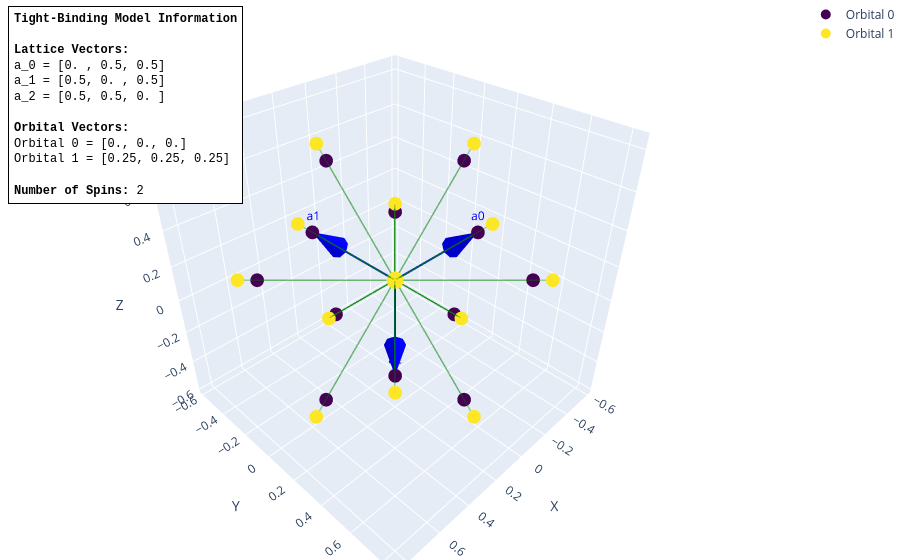

Notebook code cell kept with this figure:
### Code cell
t = 1.0      # spin-independent first-neighbor hop
dt = 0.4     # modification to t for (111) bond
soc = 0.125  # spin-dependent second-neighbor hop

my_model = set_model(t, dt, soc)
print(my_model)
my_model.visualize_3d().show()

### Figure 1 — Plotly figure (JSON) as saved in the notebook; plotly's stock layout.template omitted (floating-point values rounded to 4 significant figures)
{"data": [{"hoverinfo": "none", "line": {"color": "blue", "width": 4}, "mode": "lines", "showlegend": false, "type": "scatter3d", "x": [0.0, 0.0], "y": [0.0, 0.5], "z": [0.0, 0.5]}, {"anchor": "tip", "colorscale": [[0, "blue"], [1, "blue"]], "name": "a0", "showscale": false, "sizemode": "absolute", "sizeref": 0.2, "type": "cone", "u": [0.0], "v": [0.7071], "w": [0.7071], "x": [0.0], "y": [0.5], "z": [0.5]}, {"hoverinfo": "none", "mode": "text", "showlegend": false, "text": ["a0"], "textfont": {"color": "blue", "size": 12}, "textposition": "top center", "type": "scatter3d", "x": [0.0], "y": [0.5], "z": [0.5]}, {"hoverinfo": "none", "line": {"color": "blue", "width": 4}, "mode": "lines", "showlegend": false, "type": "scatter3d", "x": [0.0, 0.5], "y": [0.0, 0.0], "z": [0.0, 0.5]}, {"anchor": "tip", "colorscale": [[0, "blue"], [1, "blue"]], "name": "a1", "showscale": false, "sizemode": "absolute", "sizeref": 0.2, "type": "cone", "u": [0.7071], "v": [0.0], "w": [0.7071], "x": [0.5], "y": [0.0], "z": [0.5]}, {"hoverinfo": "none", "mode": "text", "showlegend": false, "text": ["a1"], "textfont": {"color": "blue", "size": 12}, "textposition": "top center", "type": "scatter3d", "x": [0.5], "y": [0.0], "z": [0.5]}, {"hoverinfo": "none", "line": {"color": "blue", "width": 4}, "mode": "lines", "showlegend": false, "type": "scatter3d", "x": [0.0, 0.5], "y": [0.0, 0.5], "z": [0.0, 0.0]}, {"anchor": "tip", "colorscale": [[0, "blue"], [1, "blue"]], "name": "a2", "showscale": false, "sizemode": "absolute", "sizeref": 0.2, "type": "cone", "u": [0.7071], "v": [0.7071], "w": [0.0], "x": [0.5], "y": [0.5], "z": [0.0]}, {"hoverinfo": "none", "mode": "text", "showlegend": false, "text": ["a2"], "textfont": {"color": "blue", "size": 12}, "textposition": "top center", "type": "scatter3d", "x": [0.5], "y": [0.5], "z": [0.0]}, {"hoverinfo": "text", "marker": {"color": "#440154", "size": 10}, "mode": "markers", "name": "Orbital 0", "text": ["Orbital 0, Onsite Energy = 0"], "type": "scatter3d", "x": [0.0], "y": [0.0], "z": [0.0]}, {"hoverinfo": "text", "marker": {"color": "#fde725", "size": 10}, "mode": "markers", "name": "Orbital 1", "text": ["Orbital 1, Onsite Energy = 0"], "type": "scatter3d", "x": [0.25], "y": [0.25], "z": [0.25]}, {"hoverinfo": "text", "marker": {"color": "#440154", "size": 8}, "mode": "markers", "name": "", "showlegend": false, "text": ["Orbital 0, \n Onsite Energy: 0"], "type": "scatter3d", "x": [0.0], "y": [0.0], "z": [0.0]}, {"hoverinfo": "text", "marker": {"color": "#fde725", "size": 8}, "mode": "markers", "name": "", "showlegend": false, "text": ["Orbital 1, onsite energy: 0"], "type": "scatter3d", "x": [0.25], "y": [-0.25], "z": [-0.25]}, {"hoverinfo": "text", "marker": {"color": "#440154", "size": 8}, "mode": "markers", "name": "", "showlegend": false, "text": ["Orbital 0, \n Onsite Energy: 0"], "type": "scatter3d", "x": [0.0], "y": [0.5], "z": [0.5]}, {"hoverinfo": "text", "marker": {"color": "#fde725", "size": 8}, "mode": "markers", "name": "", "showlegend": false, "text": ["Orbital 1, onsite energy: 0"], "type": "scatter3d", "x": [0.25], "y": [0.25], "z": [0.25]}, {"hoverinfo": "text", "marker": {"color": "#440154", "size": 8}, "mode": "markers", "name": "", "showlegend": false, "text": ["Orbital 0, \n Onsite Energy: 0"], "type": "scatter3d", "x": [0.0], "y": [0.0], "z": [0.0]}, {"hoverinfo": "text", "marker": {"color": "#fde725", "size": 8}, "mode": "markers", "name": "", "showlegend": false, "text": ["Orbital 1, onsite energy: 0"], "type": "scatter3d", "x": [-0.25], "y": [0.25], "z": [-0.25]}, {"hoverinfo": "text", "marker": {"color": "#440154", "size": 8}, "mode": "markers", "name": "", "showlegend": false, "text": ["Orbital 0, \n Onsite Energy: 0"], "type": "scatter3d", "x": [0.5], "y": [0.0], "z": [0.5]}, {"hoverinfo": "text", "marker": {"color": "#fde725", "size": 8}, "mode": "markers", "name": "", "showlegend": false, "text": ["Orbital 1, onsite energy: 0"], "type": "scatter3d", "x": [0.25], "y": [0.25], "z": [0.25]}, {"hoverinfo": "text", "marker": {"color": "#440154", "size": 8}, "mode": "markers", "name": "", "showlegend": false, "text": ["Orbital 0, \n Onsite Energy: 0"], "type": "scatter3d", "x": [0.0], "y": [0.0], "z": [0.0]}, {"hoverinfo": "text", "marker": {"color": "#fde725", "size": 8}, "mode": "markers", "name": "", "showlegend": false, "text": ["Orbital 1, onsite energy: 0"], "type": "scatter3d", "x": [-0.25], "y": [-0.25], "z": [0.25]}, {"hoverinfo": "text", "marker": {"color": "#440154", "size": 8}, "mode": "markers", "name": "", "showlegend": false, "text": ["Orbital 0, \n Onsite Energy: 0"], "type": "scatter3d", "x": [0.5], "y": [0.5], "z": [0.0]}, {"hoverinfo": "text", "marker": {"color": "#fde725", "size": 8}, "mode": "markers", "name": "", "showlegend": false, "text": ["Orbital 1, onsite energy: 0"], "type": "scatter3d", "x": [0.25], "y": [0.25], "z": [0.25]}, {"hoverinfo": "text", "marker": {"color": "#440154", "size": 8}, "mode": "markers", "name": "", "showlegend": false, "text": ["Orbital 0, \n Onsite Energy: 0"], "type": "scatter3d", "x": [0.0], "y": [0.0], "z": [0.0]}, {"hoverinfo": "text", "marker": {"color": "#440154", "size": 8}, "mode": "markers", "name": "", "showlegend": false, "text": ["Orbital 0, onsite energy: 0"], "type": "scatter3d", "x": [0.0], "y": [0.5], "z": [0.5]}, {"hoverinfo": "text", "marker": {"color": "#440154", "size": 8}, "mode": "markers", "name": "", "showlegend": false, "text": ["Orbital 0, \n Onsite Energy: 0"], "type": "scatter3d", "x": [0.0], "y": [-0.5], "z": [-0.5]}, {"hoverinfo": "text", "marker": {"color": "#440154", "size": 8}, "mode": "markers", "name": "", "showlegend": false, "text": ["Orbital 0, onsite energy: 0"], "type": "scatter3d", "x": [0.0], "y": [0.0], "z": [0.0]}, {"hoverinfo": "text", "marker": {"color": "#fde725", "size": 8}, "mode": "markers", "name": "", "showlegend": false, "text": ["Orbital 1, \n Onsite Energy: 0"], "type": "scatter3d", "x": [0.25], "y": [0.25], "z": [0.25]}, {"hoverinfo": "text", "marker": {"color": "#fde725", "size": 8}, "mode": "markers", "name": "", "showlegend": false, "text": ["Orbital 1, onsite energy: 0"], "type": "scatter3d", "x": [0.25], "y": [0.75], "z": [0.75]}, {"hoverinfo": "text", "marker": {"color": "#fde725", "size": 8}, "mode": "markers", "name": "", "showlegend": false, "text": ["Orbital 1, \n Onsite Energy: 0"], "type": "scatter3d", "x": [0.25], "y": [-0.25], "z": [-0.25]}, {"hoverinfo": "text", "marker": {"color": "#fde725", "size": 8}, "mode": "markers", "name": "", "showlegend": false, "text": ["Orbital 1, onsite energy: 0"], "type": "scatter3d", "x": [0.25], "y": [0.25], "z": [0.25]}, {"hoverinfo": "text", "marker": {"color": "#440154", "size": 8}, "mode": "markers", "name": "", "showlegend": false, "text": ["Orbital 0, \n Onsite Energy: 0"], "type": "scatter3d", "x": [0.0], "y": [0.0], "z": [0.0]}, {"hoverinfo": "text", "marker": {"color": "#440154", "size": 8}, "mode": "markers", "name": "", "showlegend": false, "text": ["Orbital 0, onsite energy: 0"], "type": "scatter3d", "x": [0.5], "y": [0.0], "z": [0.5]}, {"hoverinfo": "text", "marker": {"color": "#440154", "size": 8}, "mode": "markers", "name": "", "showlegend": false, "text": ["Orbital 0, \n Onsite Energy: 0"], "type": "scatter3d", "x": [-0.5], "y": [0.0], "z": [-0.5]}, {"hoverinfo": "text", "marker": {"color": "#440154", "size": 8}, "mode": "markers", "name": "", "showlegend": false, "text": ["Orbital 0, onsite energy: 0"], "type": "scatter3d", "x": [0.0], "y": [0.0], "z": [0.0]}, {"hoverinfo": "text", "marker": {"color": "#fde725", "size": 8}, "mode": "markers", "name": "", "showlegend": false, "text": ["Orbital 1, \n Onsite Energy: 0"], "type": "scatter3d", "x": [0.25], "y": [0.25], "z": [0.25]}, {"hoverinfo": "text", "marker": {"color": "#fde725", "size": 8}, "mode": "markers", "name": "", "showlegend": false, "text": ["Orbital 1, onsite energy: 0"], "type": "scatter3d", "x": [0.75], "y": [0.25], "z": [0.75]}, {"hoverinfo": "text", "marker": {"color": "#fde725", "size": 8}, "mode": "markers", "name": "", "showlegend": false, "text": ["Orbital 1, \n Onsite Energy: 0"], "type": "scatter3d", "x": [-0.25], "y": [0.25], "z": [-0.25]}, {"hoverinfo": "text", "marker": {"color": "#fde725", "size": 8}, "mode": "markers", "name": "", "showlegend": false, "text": ["Orbital 1, onsite energy: 0"], "type": "scatter3d", "x": [0.25], "y": [0.25], "z": [0.25]}, {"hoverinfo": "text", "marker": {"color": "#440154", "size": 8}, "mode": "markers", "name": "", "showlegend": false, "text": ["Orbital 0, \n Onsite Energy: 0"], "type": "scatter3d", "x": [0.0], "y": [0.0], "z": [0.0]}, {"hoverinfo": "text", "marker": {"color": "#440154", "size": 8}, "mode": "markers", "name": "", "showlegend": false, "text": ["Orbital 0, onsite energy: 0"], "type": "scatter3d", "x": [0.5], "y": [0.5], "z": [0.0]}, {"hoverinfo": "text", "marker": {"color": "#440154", "size": 8}, "mode": "markers", "name": "", "showlegend": false, "text": ["Orbital 0, \n Onsite Energy: 0"], "type": "scatter3d", "x": [-0.5], "y": [-0.5], "z": [0.0]}, {"hoverinfo": "text", "marker": {"color": "#440154", "size": 8}, "mode": "markers", "name": "", "showlegend": false, "text": ["Orbital 0, onsite energy: 0"], "type": "scatter3d", "x": [0.0], "y": [0.0], "z": [0.0]}, {"hoverinfo": "text", "marker": {"color": "#fde725", "size": 8}, "mode": "markers", "name": "", "showlegend": false, "text": ["Orbital 1, \n Onsite Energy: 0"], "type": "scatter3d", "x": [0.25], "y": [0.25], "z": [0.25]}, {"hoverinfo": "text", "marker": {"color": "#fde725", "size": 8}, "mode": "markers", "name": "", "showlegend": false, "text": ["Orbital 1, onsite energy: 0"], "type": "scatter3d", "x": [0.75], "y": [0.75], "z": [0.25]}, {"hoverinfo": "text", "marker": {"color": "#fde725", "size": 8}, "mode": "markers", "name": "", "showlegend": false, "text": ["Orbital 1, \n Onsite Energy: 0"], "type": "scatter3d", "x": [-0.25], "y": [-0.25], "z": [0.25]}, {"hoverinfo": "text", "marker": {"color": "#fde725", "size": 8}, "mode": "markers", "name": "", "showlegend": false, "text": ["Orbital 1, onsite energy: 0"], "type": "scatter3d", "x": [0.25], "y": [0.25], "z": [0.25]}, {"hoverinfo": "text", "marker": {"color": "#440154", "size": 8}, "mode": "markers", "name": "", "showlegend": false, "text": ["Orbital 0, \n Onsite Energy: 0"], "type": "scatter3d", "x": [0.0], "y": [0.0], "z": [0.0]}, {"hoverinfo": "text", "marker": {"color": "#440154", "size": 8}, "mode": "markers", "name": "", "showlegend": false, "text": ["Orbital 0, onsite energy: 0"], "type": "scatter3d", "x": [0.5], "y": [-0.5], "z": [0.0]}, {"hoverinfo": "text", "marker": {"color": "#440154", "size": 8}, "mode": "markers", "name": "", "showlegend": false, "text": ["Orbital 0, \n Onsite Energy: 0"], "type": "scatter3d", "x": [-0.5], "y": [0.5], "z": [0.0]}, {"hoverinfo": "text", "marker": {"color": "#440154", "size": 8}, "mode": "markers", "name": "", "showlegend": false, "text": ["Orbital 0, onsite energy: 0"], "type": "scatter3d", "x": [0.0], "y": [0.0], "z": [0.0]}, {"hoverinfo": "text", "marker": {"color": "#fde725", "size": 8}, "mode": "markers", "name": "", "showlegend": false, "text": ["Orbital 1, \n Onsite Energy: 0"], "type": "scatter3d", "x": [0.25], "y": [0.25], "z": [0.25]}, {"hoverinfo": "text", "marker": {"color": "#fde725", "size": 8}, "mode": "markers", "name": "", "showlegend": false, "text": ["Orbital 1, onsite energy: 0"], "type": "scatter3d", "x": [0.75], "y": [-0.25], "z": [0.25]}, {"hoverinfo": "text", "marker": {"color": "#fde725", "size": 8}, "mode": "markers", "name": "", "showlegend": false, "text": ["Orbital 1, \n Onsite Energy: 0"], "type": "scatter3d", "x": [-0.25], "y": [0.75], "z": [0.25]}, {"hoverinfo": "text", "marker": {"color": "#fde725", "size": 8}, "mode": "markers", "name": "", "showlegend": false, "text": ["Orbital 1, onsite energy: 0"], "type": "scatter3d", "x": [0.25], "y": [0.25], "z": [0.25]}, {"hoverinfo": "text", "marker": {"color": "#440154", "size": 8}, "mode": "markers", "name": "", "showlegend": false, "text": ["Orbital 0, \n Onsite Energy: 0"], "type": "scatter3d", "x": [0.0], "y": [0.0], "z": [0.0]}, {"hoverinfo": "text", "marker": {"color": "#440154", "size": 8}, "mode": "markers", "name": "", "showlegend": false, "text": ["Orbital 0, onsite energy: 0"], "type": "scatter3d", "x": [0.0], "y": [0.5], "z": [-0.5]}, {"hoverinfo": "text", "marker": {"color": "#440154", "size": 8}, "mode": "markers", "name": "", "showlegend": false, "text": ["Orbital 0, \n Onsite Energy: 0"], "type": "scatter3d", "x": [0.0], "y": [-0.5], "z": [0.5]}, {"hoverinfo": "text", "marker": {"color": "#440154", "size": 8}, "mode": "markers", "name": "", "showlegend": false, "text": ["Orbital 0, onsite energy: 0"], "type": "scatter3d", "x": [0.0], "y": [0.0], "z": [0.0]}, {"hoverinfo": "text", "marker": {"color": "#fde725", "size": 8}, "mode": "markers", "name": "", "showlegend": false, "text": ["Orbital 1, \n Onsite Energy: 0"], "type": "scatter3d", "x": [0.25], "y": [0.25], "z": [0.25]}, {"hoverinfo": "text", "marker": {"color": "#fde725", "size": 8}, "mode": "markers", "name": "", "showlegend": false, "text": ["Orbital 1, onsite energy: 0"], "type": "scatter3d", "x": [0.25], "y": [0.75], "z": [-0.25]}, {"hoverinfo": "text", "marker": {"color": "#fde725", "size": 8}, "mode": "markers", "name": "", "showlegend": false, "text": ["Orbital 1, \n Onsite Energy: 0"], "type": "scatter3d", "x": [0.25], "y": [-0.25], "z": [0.75]}, {"hoverinfo": "text", "marker": {"color": "#fde725", "size": 8}, "mode": "markers", "name": "", "showlegend": false, "text": ["Orbital 1, onsite energy: 0"], "type": "scatter3d", "x": [0.25], "y": [0.25], "z": [0.25]}, {"hoverinfo": "text", "marker": {"color": "#440154", "size": 8}, "mode": "markers", "name": "", "showlegend": false, "text": ["Orbital 0, \n Onsite Energy: 0"], "type": "scatter3d", "x": [0.0], "y": [0.0], "z": [0.0]}, {"hoverinfo": "text", "marker": {"color": "#440154", "size": 8}, "mode": "markers", "name": "", "showlegend": false, "text": ["Orbital 0, onsite energy: 0"], "type": "scatter3d", "x": [-0.5], "y": [0.0], "z": [0.5]}, {"hoverinfo": "text", "marker": {"color": "#440154", "size": 8}, "mode": "markers", "name": "", "showlegend": false, "text": ["Orbital 0, \n Onsite Energy: 0"], "type": "scatter3d", "x": [0.5], "y": [0.0], "z": [-0.5]}, {"hoverinfo": "text", "marker": {"color": "#440154", "size": 8}, "mode": "markers", "name": "", "showlegend": false, "text": ["Orbital 0, onsite energy: 0"], "type": "scatter3d", "x": [0.0], "y": [0.0], "z": [0.0]}, {"hoverinfo": "text", "marker": {"color": "#fde725", "size": 8}, "mode": "markers", "name": "", "showlegend": false, "text": ["Orbital 1, \n Onsite Energy: 0"], "type": "scatter3d", "x": [0.25], "y": [0.25], "z": [0.25]}, {"hoverinfo": "text", "marker": {"color": "#fde725", "size": 8}, "mode": "markers", "name": "", "showlegend": false, "text": ["Orbital 1, onsite energy: 0"], "type": "scatter3d", "x": [-0.25], "y": [0.25], "z": [0.75]}, {"hoverinfo": "text", "marker": {"color": "#fde725", "size": 8}, "mode": "markers", "name": "", "showlegend": false, "text": ["Orbital 1, \n Onsite Energy: 0"], "type": "scatter3d", "x": [0.75], "y": [0.25], "z": [-0.25]}, {"hoverinfo": "text", "marker": {"color": "#fde725", "size": 8}, "mode": "markers", "name": "", "showlegend": false, "text": ["Orbital 1, onsite energy: 0"], "type": "scatter3d", "x": [0.25], "y": [0.25], "z": [0.25]}, {"hoverinfo": "text", "line": {"color": "green", "width": 3}, "mode": "lines", "opacity": 1.0, "showlegend": false, "text": "Hopping 0 --> 1 + [0 0 0] = 1.4 𝟙", "type": "scatter3d", "x": [0.0, 0.25], "y": [0.0, 0.25], "z": [0.0, 0.25]}, {"hoverinfo": "text", "line": {"color": "green", "width": 3}, "mode": "lines", "opacity": 0.6571, "showlegend": false, "text": "Hopping 0 --> 1 + [-1  0  0] =  𝟙", "type": "scatter3d", "x": [0.0, 0.25], "y": [0.0, -0.25], "z": [0.0, -0.25]}, {"hoverinfo": "text", "line": {"color": "green", "width": 3}, "mode": "lines", "opacity": 0.6571, "showlegend": false, "text": "Hopping 0 --> 1 + [-1  0  0] =  𝟙", "type": "scatter3d", "x": [0.0, 0.25], "y": [0.5, 0.25], "z": [0.5, 0.25]}, {"hoverinfo": "text", "line": {"color": "green", "width": 3}, "mode": "lines", "opacity": 0.6571, "showlegend": false, "text": "Hopping 0 --> 1 + [ 0 -1  0] =  𝟙", "type": "scatter3d", "x": [0.0, -0.25], "y": [0.0, 0.25], "z": [0.0, -0.25]}, {"hoverinfo": "text", "line": {"color": "green", "width": 3}, "mode": "lines", "opacity": 0.6571, "showlegend": false, "text": "Hopping 0 --> 1 + [ 0 -1  0] =  𝟙", "type": "scatter3d", "x": [0.5, 0.25], "y": [0.0, 0.25], "z": [0.5, 0.25]}, {"hoverinfo": "text", "line": {"color": "green", "width": 3}, "mode": "lines", "opacity": 0.6571, "showlegend": false, "text": "Hopping 0 --> 1 + [ 0  0 -1] =  𝟙", "type": "scatter3d", "x": [0.0, -0.25], "y": [0.0, -0.25], "z": [0.0, 0.25]}, {"hoverinfo": "text", "line": {"color": "green", "width": 3}, "mode": "lines", "opacity": 0.6571, "showlegend": false, "text": "Hopping 0 --> 1 + [ 0  0 -1] =  𝟙", "type": "scatter3d", "x": [0.5, 0.25], "y": [0.5, 0.25], "z": [0.0, 0.25]}, {"hoverinfo": "text", "line": {"color": "green", "width": 3}, "mode": "lines", "opacity": 0.3056, "showlegend": false, "text": "Hopping 0 --> 0 + [1 0 0] = 0.125i σ_y - 0.125i σ_z", "type": "scatter3d", "x": [0.0, 0.0], "y": [0.0, 0.5], "z": [0.0, 0.5]}, {"hoverinfo": "text", "line": {"color": "green", "width": 3}, "mode": "lines", "opacity": 0.3056, "showlegend": false, "text": "Hopping 0 --> 0 + [1 0 0] = 0.125i σ_y - 0.125i σ_z", "type": "scatter3d", "x": [0.0, 0.0], "y": [-0.5, 0.0], "z": [-0.5, 0.0]}, {"hoverinfo": "text", "line": {"color": "green", "width": 3}, "mode": "lines", "opacity": 0.3056, "showlegend": false, "text": "Hopping 1 --> 1 + [1 0 0] = -0.125i σ_y + 0.125i σ_z", "type": "scatter3d", "x": [0.25, 0.25], "y": [0.25, 0.75], "z": [0.25, 0.75]}, {"hoverinfo": "text", "line": {"color": "green", "width": 3}, "mode": "lines", "opacity": 0.3056, "showlegend": false, "text": "Hopping 1 --> 1 + [1 0 0] = -0.125i σ_y + 0.125i σ_z", "type": "scatter3d", "x": [0.25, 0.25], "y": [-0.25, 0.25], "z": [-0.25, 0.25]}, {"hoverinfo": "text", "line": {"color": "green", "width": 3}, "mode": "lines", "opacity": 0.3056, "showlegend": false, "text": "Hopping 0 --> 0 + [0 1 0] = -0.125i σ_x + 0.125i σ_z", "type": "scatter3d", "x": [0.0, 0.5], "y": [0.0, 0.0], "z": [0.0, 0.5]}, {"hoverinfo": "text", "line": {"color": "green", "width": 3}, "mode": "lines", "opacity": 0.3056, "showlegend": false, "text": "Hopping 0 --> 0 + [0 1 0] = -0.125i σ_x + 0.125i σ_z", "type": "scatter3d", "x": [-0.5, 0.0], "y": [0.0, 0.0], "z": [-0.5, 0.0]}, {"hoverinfo": "text", "line": {"color": "green", "width": 3}, "mode": "lines", "opacity": 0.3056, "showlegend": false, "text": "Hopping 1 --> 1 + [0 1 0] = 0.125i σ_x - 0.125i σ_z", "type": "scatter3d", "x": [0.25, 0.75], "y": [0.25, 0.25], "z": [0.25, 0.75]}, {"hoverinfo": "text", "line": {"color": "green", "width": 3}, "mode": "lines", "opacity": 0.3056, "showlegend": false, "text": "Hopping 1 --> 1 + [0 1 0] = 0.125i σ_x - 0.125i σ_z", "type": "scatter3d", "x": [-0.25, 0.25], "y": [0.25, 0.25], "z": [-0.25, 0.25]}, {"hoverinfo": "text", "line": {"color": "green", "width": 3}, "mode": "lines", "opacity": 0.3112, "showlegend": false, "text": "Hopping 0 --> 0 + [0 0 1] = 0.125i σ_x - 0.125i σ_y", "type": "scatter3d", "x": [0.0, 0.5], "y": [0.0, 0.5], "z": [0.0, 0.0]}, {"hoverinfo": "text", "line": {"color": "green", "width": 3}, "mode": "lines", "opacity": 0.3112, "showlegend": false, "text": "Hopping 0 --> 0 + [0 0 1] = 0.125i σ_x - 0.125i σ_y", "type": "scatter3d", "x": [-0.5, 0.0], "y": [-0.5, 0.0], "z": [0.0, 0.0]}, {"hoverinfo": "text", "line": {"color": "green", "width": 3}, "mode": "lines", "opacity": 0.3112, "showlegend": false, "text": "Hopping 1 --> 1 + [0 0 1] = -0.125i σ_x + 0.125i σ_y", "type": "scatter3d", "x": [0.25, 0.75], "y": [0.25, 0.75], "z": [0.25, 0.25]}, {"hoverinfo": "text", "line": {"color": "green", "width": 3}, "mode": "lines", "opacity": 0.3112, "showlegend": false, "text": "Hopping 1 --> 1 + [0 0 1] = -0.125i σ_x + 0.125i σ_y", "type": "scatter3d", "x": [-0.25, 0.25], "y": [-0.25, 0.25], "z": [0.25, 0.25]}, {"hoverinfo": "text", "line": {"color": "green", "width": 3}, "mode": "lines", "opacity": 0.3112, "showlegend": false, "text": "Hopping 0 --> 0 + [-1  1  0] = 0.125i σ_x + 0.125i σ_y", "type": "scatter3d", "x": [0.0, 0.5], "y": [0.0, -0.5], "z": [0.0, 0.0]}, {"hoverinfo": "text", "line": {"color": "green", "width": 3}, "mode": "lines", "opacity": 0.3112, "showlegend": false, "text": "Hopping 0 --> 0 + [-1  1  0] = 0.125i σ_x + 0.125i σ_y", "type": "scatter3d", "x": [-0.5, 0.0], "y": [0.5, 0.0], "z": [0.0, 0.0]}, {"hoverinfo": "text", "line": {"color": "green", "width": 3}, "mode": "lines", "opacity": 0.3112, "showlegend": false, "text": "Hopping 1 --> 1 + [-1  1  0] = -0.125i σ_x - 0.125i σ_y", "type": "scatter3d", "x": [0.25, 0.75], "y": [0.25, -0.25], "z": [0.25, 0.25]}, {"hoverinfo": "text", "line": {"color": "green", "width": 3}, "mode": "lines", "opacity": 0.3112, "showlegend": false, "text": "Hopping 1 --> 1 + [-1  1  0] = -0.125i σ_x - 0.125i σ_y", "type": "scatter3d", "x": [-0.25, 0.25], "y": [0.75, 0.25], "z": [0.25, 0.25]}, {"hoverinfo": "text", "line": {"color": "green", "width": 3}, "mode": "lines", "opacity": 0.3056, "showlegend": false, "text": "Hopping 0 --> 0 + [ 0 -1  1] = 0.125i σ_y + 0.125i σ_z", "type": "scatter3d", "x": [0.0, 0.0], "y": [0.0, 0.5], "z": [0.0, -0.5]}, {"hoverinfo": "text", "line": {"color": "green", "width": 3}, "mode": "lines", "opacity": 0.3056, "showlegend": false, "text": "Hopping 0 --> 0 + [ 0 -1  1] = 0.125i σ_y + 0.125i σ_z", "type": "scatter3d", "x": [0.0, 0.0], "y": [-0.5, 0.0], "z": [0.5, 0.0]}, {"hoverinfo": "text", "line": {"color": "green", "width": 3}, "mode": "lines", "opacity": 0.3056, "showlegend": false, "text": "Hopping 1 --> 1 + [ 0 -1  1] = -0.125i σ_y - 0.125i σ_z", "type": "scatter3d", "x": [0.25, 0.25], "y": [0.25, 0.75], "z": [0.25, -0.25]}, {"hoverinfo": "text", "line": {"color": "green", "width": 3}, "mode": "lines", "opacity": 0.3056, "showlegend": false, "text": "Hopping 1 --> 1 + [ 0 -1  1] = -0.125i σ_y - 0.125i σ_z", "type": "scatter3d", "x": [0.25, 0.25], "y": [-0.25, 0.25], "z": [0.75, 0.25]}, {"hoverinfo": "text", "line": {"color": "green", "width": 3}, "mode": "lines", "opacity": 0.3056, "showlegend": false, "text": "Hopping 0 --> 0 + [ 1  0 -1] = 0.125i σ_x + 0.125i σ_z", "type": "scatter3d", "x": [0.0, -0.5], "y": [0.0, 0.0], "z": [0.0, 0.5]}, {"hoverinfo": "text", "line": {"color": "green", "width": 3}, "mode": "lines", "opacity": 0.3056, "showlegend": false, "text": "Hopping 0 --> 0 + [ 1  0 -1] = 0.125i σ_x + 0.125i σ_z", "type": "scatter3d", "x": [0.5, 0.0], "y": [0.0, 0.0], "z": [-0.5, 0.0]}, {"hoverinfo": "text", "line": {"color": "green", "width": 3}, "mode": "lines", "opacity": 0.3056, "showlegend": false, "text": "Hopping 1 --> 1 + [ 1  0 -1] = -0.125i σ_x - 0.125i σ_z", "type": "scatter3d", "x": [0.25, -0.25], "y": [0.25, 0.25], "z": [0.25, 0.75]}, {"hoverinfo": "text", "line": {"color": "green", "width": 3}, "mode": "lines", "opacity": 0.3056, "showlegend": false, "text": "Hopping 1 --> 1 + [ 1  0 -1] = -0.125i σ_x - 0.125i σ_z", "type": "scatter3d", "x": [0.75, 0.25], "y": [0.25, 0.25], "z": [-0.25, 0.25]}], "layout": {"annotations": [{"align": "left", "bgcolor": "white", "bordercolor": "black", "borderpad": 5, "borderwidth": 1, "font": {"color": "black", "family": "Courier New, monospace", "size": 12}, "showarrow": false, "text": "<b>Tight-Binding Model Information</b><br><br><b>Lattice Vectors:</b><br>a_0 = [0. , 0.5, 0.5]<br>a_1 = [0.5, 0. , 0.5]<br>a_2 = [0.5, 0.5, 0. ]<br><br><b>Orbital Vectors:</b><br>Orbital 0 = [0., 0., 0.]<br>Orbital 1 = [0.25, 0.25, 0.25]<br><br><b>Number of Spins:</b> 2", "x": 0.01, "xref": "paper", "y": 0.99, "yref": "paper"}], "margin": {"b": 0, "l": 0, "r": 0, "t": 0}, "scene": {"aspectmode": "data", "xaxis": {"range": [-0.625, 0.875], "title": {"text": "X"}}, "yaxis": {"range": [-0.625, 0.875], "title": {"text": "Y"}}, "zaxis": {"range": [-0.625, 0.875], "title": {"text": "Z"}}}}}
